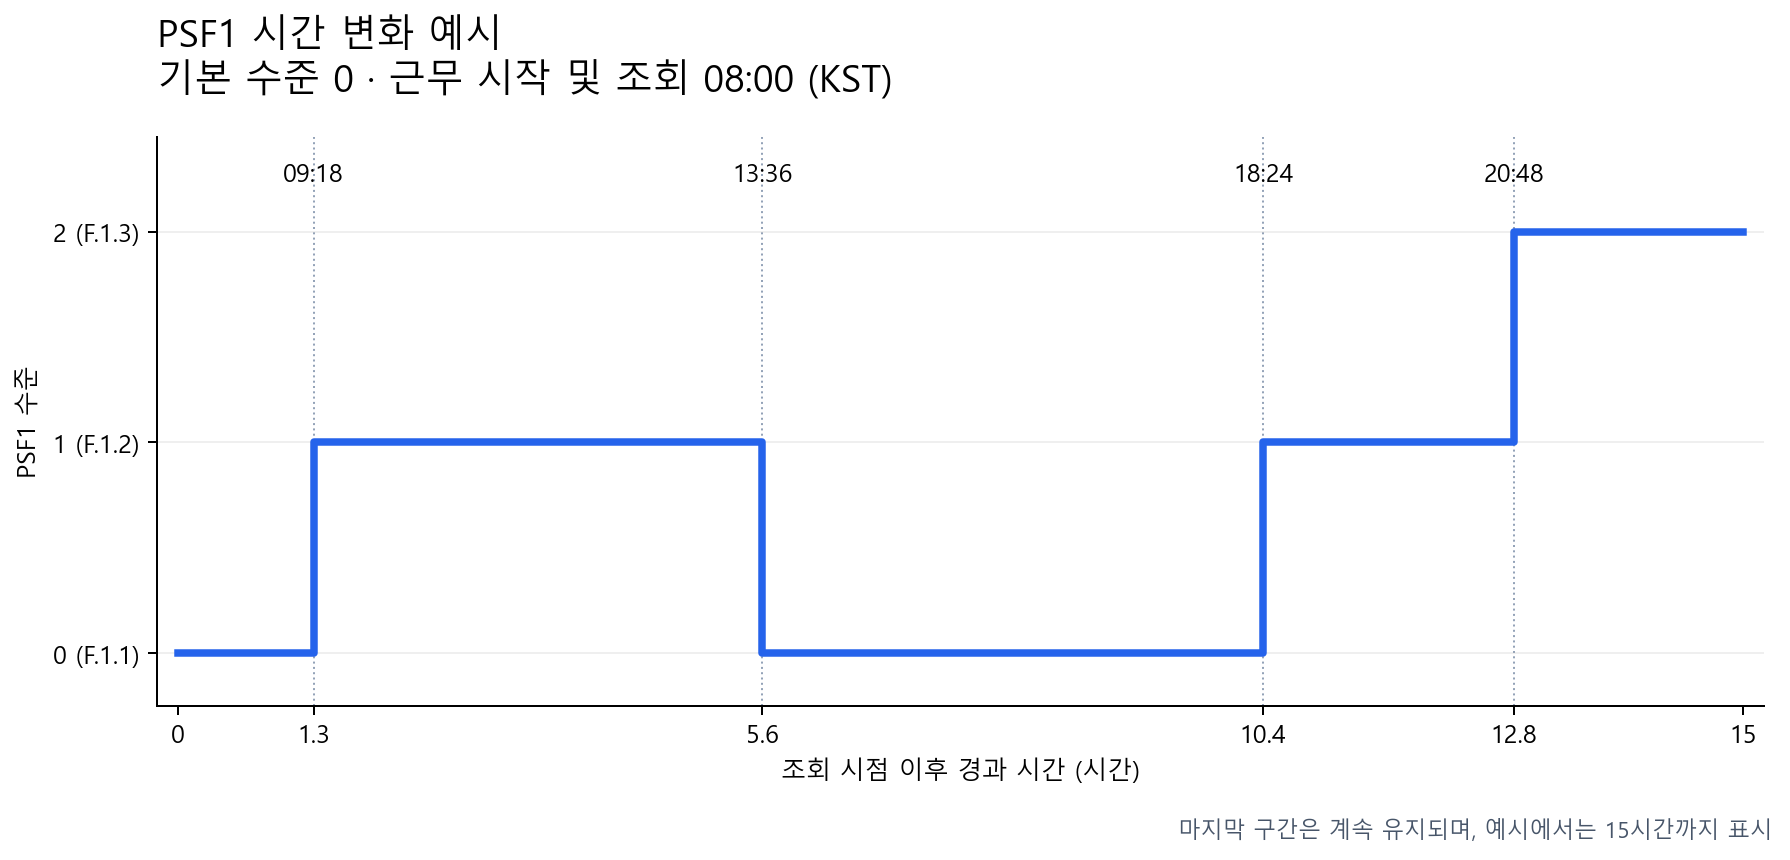

The script that drew this image:
from pathlib import Path
import sys
from datetime import datetime
import matplotlib
matplotlib.use('Agg')
import matplotlib.pyplot as plt

sys.path.insert(0, str(Path(__file__).resolve().parents[1]))
from predictors.psf1_forecast import build_psf1_forecast, KST

data = build_psf1_forecast('2026-09-07T08:00:00+09:00', 0,
                           datetime(2026, 9, 7, 8, tzinfo=KST))
segments = data['segments']
x = [s['start_elapsed_hours'] for s in segments] + [15]
y = [s['predicted_label'] for s in segments] + [2]
plt.rcParams['font.family'] = 'Malgun Gothic'
plt.rcParams['axes.unicode_minus'] = False
fig, ax = plt.subplots(figsize=(10, 4.8), dpi=180)
ax.step(x, y, where='post', color='#2563eb', linewidth=3)
ax.set(xlim=(-0.2, 15.2), ylim=(-0.25, 2.45),
       xlabel='조회 시점 이후 경과 시간 (시간)', ylabel='PSF1 수준')
ax.set_yticks([0, 1, 2], ['0 (F.1.1)', '1 (F.1.2)', '2 (F.1.3)'])
ax.set_xticks(x, [f'{v:g}' for v in x])
ax.grid(axis='y', alpha=0.2)
for side in ['top', 'right']:
    ax.spines[side].set_visible(False)
for s in segments[1:]:
    start = s['start_elapsed_hours']
    ax.axvline(start, color='#94a3b8', linewidth=0.8, linestyle=':', zorder=0)
    ax.text(start, 2.24, s['start_at'][11:16], ha='center', fontsize=10)
ax.set_title('PSF1 시간 변화 예시\n기본 수준 0 · 근무 시작 및 조회 08:00 (KST)',
             loc='left', fontsize=15, pad=18)
fig.text(0.99, 0.02, '마지막 구간은 계속 유지되며, 예시에서는 15시간까지 표시',
         ha='right', fontsize=9, color='#475569')
fig.tight_layout(rect=(0, 0.05, 1, 1))
fig.savefig(Path(__file__).with_suffix('.png'), bbox_inches='tight')
